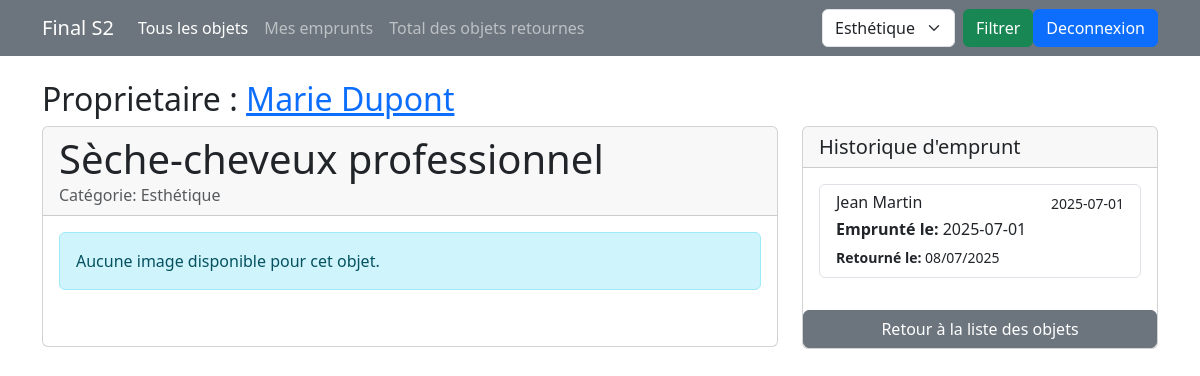
The app's page /pages/fiche.php?id=1, older data.
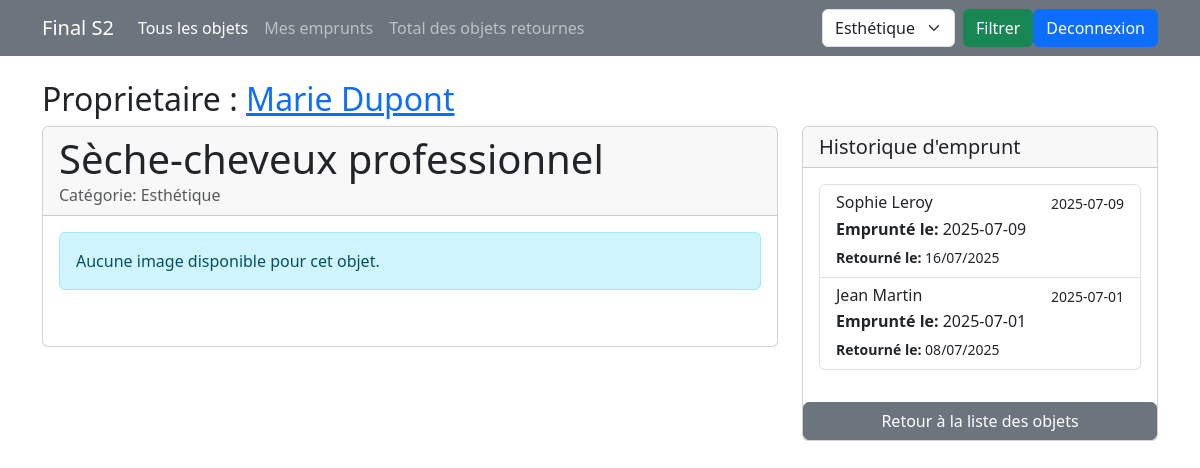
The same page, newer data.
### tables this page shows
CREATE TABLE exm_emprunt (
    id_emprunt INT AUTO_INCREMENT PRIMARY KEY,
    id_objet INT,
    id_membre INT,
    date_emprunt DATE NOT NULL,
    date_retour DATE,
    FOREIGN KEY (id_objet) REFERENCES exm_objet(id_objet) ON DELETE CASCADE,
    FOREIGN KEY (id_membre) REFERENCES exm_membre(id_membre) ON DELETE CASCADE
);

### inc/connexion.php (called while the page is built, shortened)
<?php
function dbconnect()
{
    static $connect = null;
    if ($connect === null) {
        $connect = mysqli_connect('localhost', 'root', '', 'final_S2');
        mysqli_set_charset($connect, 'utf8mb4');
    }
    return $connect;
}
?>

### inc/fonctions.php (called while the page is built, shortened)
<?php
require("connexion.php");
function getCategories()
{
    $sql = "SELECT * FROM exm_categorie_objet";
    $result = mysqli_query(dbconnect(), $sql);
    $objet = array();
    while ($row = mysqli_fetch_assoc($result)) {
        $objet[] = $row;
    }
    return $objet;
}
function getInfoObjetbyId($id)
{
    $sql = "SELECT nom_objet, nom_categorie ,id_membre,nom FROM v_objet_emprunt WHERE id_objet =%d";
    $sql = sprintf($sql, $id);
    $result = mysqli_query(dbconnect(), $sql);
    return mysqli_fetch_assoc($result);
}
function getAllEmpruntbyId($id)
{
    $sql = "SELECT nom_emprunt, date_emprunt, date_retour FROM v_objet_emprunt WHERE id_objet =%d ORDER BY date_emprunt DESC";
    $sql = sprintf($sql, $id);
    $result = mysqli_query(dbconnect(), $sql);
    $emprunt = array();
    while ($row = mysqli_fetch_assoc($result)) {
        $emprunt[] = $row;
    }
    return $emprunt;
}

### pages/fiche.php (the view, shortened to what this page needs)
<?php
include("../inc/fonctions.php");
$info = getInfoObjetbyId($_GET['id']);
$infoemprunt = getAllEmpruntbyId($_GET['id']);
$categories = getCategories();
$images = getAllImages($_GET['id']);
?>
<!DOCTYPE html>
<html lang="en">
<head>
    <link href="../assets/bootstrap/css/bootstrap.min.css" rel="stylesheet" />
</head>
<body>
    <nav class="navbar navbar-expand-lg navbar-dark bg-secondary">
        <div class="container">
            <a class="navbar-brand" href="accueil.php">
                Final S2
            </a>
            <div class="collapse navbar-collapse" id="navbarNav">
                <ul class="navbar-nav me-auto">
                    <li class="nav-item">
                        <a class="nav-link <?= !isset($_GET['moi']) && !isset($_GET['categorie']) ? 'active' : '' ?>"
                            href="accueil.php">
                            Tous les objets
                        </a>
                    </li>
                    <li class="nav-item">
                        <a class="nav-link <?= isset($_GET['moi']) ? 'active' : '' ?>" href="accueil.php?moi=1">
                            Mes emprunts
                        </a>
                    </li>
                    <li class="nav-item">
                        <a class="nav-link" href="total.php">
                            Total des objets retournes
                        </a>
                    </li>
                </ul>
                <form class="d-flex" action="accueil.php" method="get">
                    <select name="categorie" class="form-select me-2" style="width: auto;">
                        <?php foreach ($categories as $categ) { ?>
                            <option value="<?= $categ['id_categorie'] ?>" <?= isset($_GET['categorie']) && $_GET['categorie'] == $categ['id_categorie'] ? 'selected' : '' ?>>
                                <?= $categ['nom_categorie'] ?>
                            </option>
                        <?php } ?>
                    </select>
                    <button class="btn btn-success" type="submit">
                        Filtrer
                    </button>
                </form>
                <a href="deco.php" class="btn btn-primary">Deconnexion</a>
            </div>
        </div>
    </nav>
    <div class="container mt-4">
        <h2>Proprietaire : <a href="profil.php?id=<?= $info['id_membre'] ?>"><?= $info['nom'] ?></a></h2>
        <div class="row">
            <div class="col-lg-8">
                <div class="card">
                    <div class="card-header">
                        <h1 class="mb-0"><?= $info['nom_objet'] ?></h1>
                        <p class="mb-0 text-muted">Catégorie: <?= $info['nom_categorie'] ?></p>
                    </div>
                    <div class="card-body">
                        <div class="row mb-4">
                            <?php if (!empty($images)) { ?>
                                <?php foreach ($images as $image) { ?>
                                    <div class="col-md-6 col-lg-4 mb-3">
                                        <div class="position-relative">
                                            <img src="../uploads/pubs/<?= $image['nom_image'] ?>" class="img-fluid rounded"
                                                alt="Image de l'objet" style="height: 200px; width: 100%; object-fit: cover;">
                                            <?php if ($_SESSION['user'] == $info['id_membre']) { ?>
                                                <a href="delete.php?id=<?= $image['id_image'] ?>&idObj=<?= $_GET['id'] ?>"
                                                    class="btn btn-danger btn-sm position-absolute top-0 end-0 m-2">
                                                    ×
                                                </a>
                                            <?php } ?>
                                        </div>
                                    </div>
                                <?php } ?>
                            <?php } else { ?>
                                <div class="col-12">
                                    <div class="alert alert-info">
                                        <i class="fas fa-info-circle"></i> Aucune image disponible pour cet objet.
                                    </div>
                                </div>
                            <?php } ?>
                        </div>
                    </div>
                </div>
            </div>
            <div class="col-lg-4">
                <div class="card">
                    <div class="card-header">
                        <h5 class="mb-0"><i class="fas fa-history"></i> Historique d'emprunt</h5>
                    </div>
                    <div class="card-body">
                        <?php if (!empty($infoemprunt)) { ?>
                            <div class="list-group">
                                <?php foreach ($infoemprunt as $inf) { ?>
                                    <div class="list-group-item">
                                        <div class="d-flex w-100 justify-content-between">
                                            <h6 class="mb-1"><?= $inf['nom_emprunt'] ?></h6>
                                            <small><?= $inf['date_emprunt'] ?></small>
                                        </div>
                                        <?php if ($inf['date_emprunt'] != null && $inf['date_retour'] != null) { ?>
                                            <p class="mb-1">
                                                <strong>Emprunté le:</strong> <?= $inf['date_emprunt'] ?>
                                            </p>
                                            <small>
                                                <strong>Retourné le:</strong>
                                                <?= $inf['date_retour'] ? date('d/m/Y', strtotime($inf['date_retour'])) : 'Non retourné' ?>
                                            </small>
                                        </div>
                                <?php }
                                }
                        } else { ?>
                            <div class="alert alert-info mb-0">
                                Aucun emprunt enregistré pour cet objet.
                            </div>
                        <?php } ?>
                    </div>
                </div>
                <div class="mt-3">
                    <a href="accueil.php" class="btn btn-secondary w-100">
                        <i class="fas fa-arrow-left"></i> Retour à la liste des objets
                    </a>
                </div>
            </div>
        </div>
    </div>
</body>
</html>

Row changes from the older to the newer data that the page shows:
added exm_emprunt: nom_emprunt "Sophie Leroy", date_emprunt "2025-07-09", date_retour "16/07/2025"
